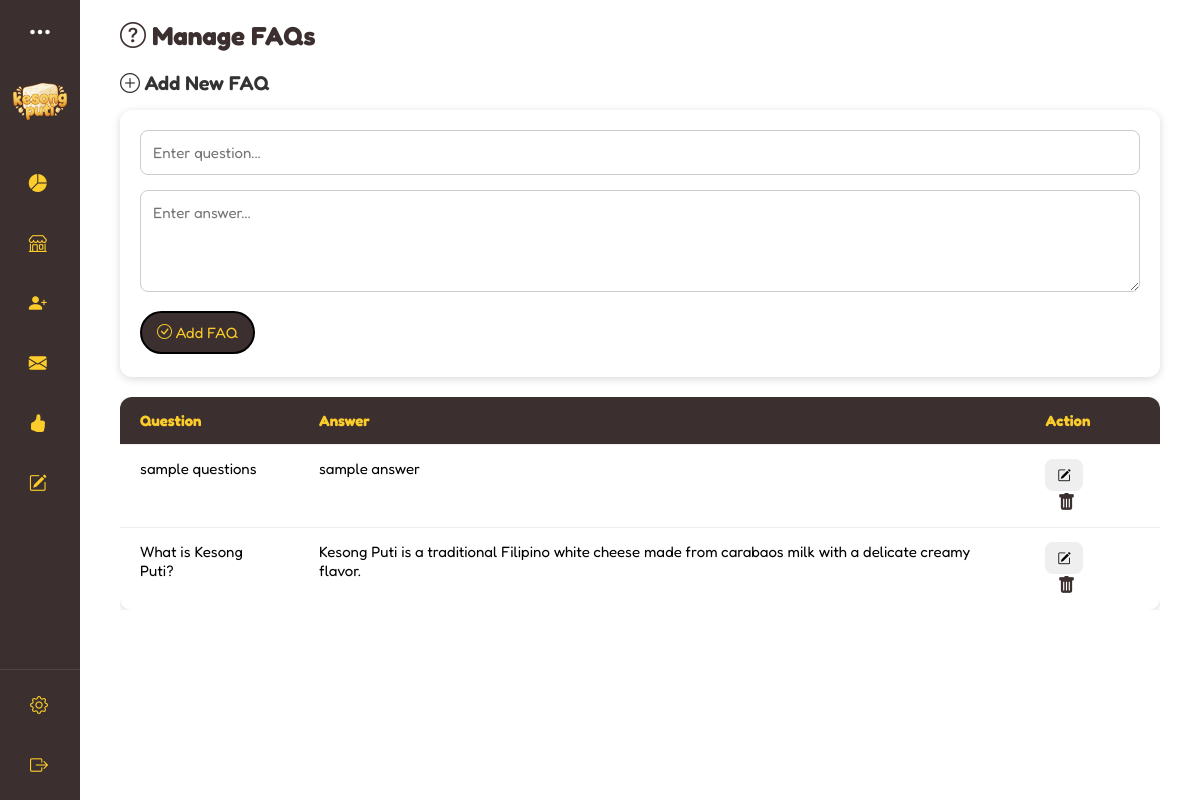
The page /interfaces/superadmin/FAQ.php (signed in) on the database as committed earlier.
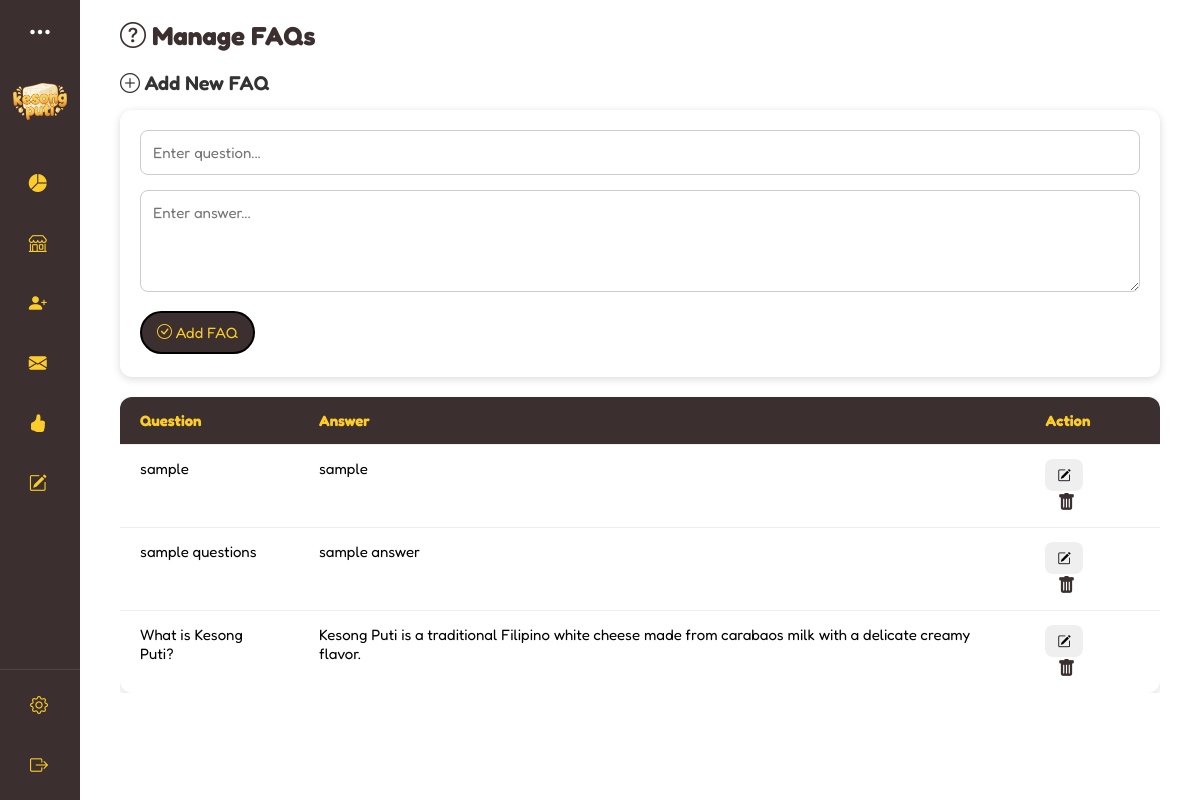
The same page on the database as committed later.
### tables this page shows
CREATE TABLE `faqs` (
  `id` int(11) NOT NULL,
  `question` varchar(255) NOT NULL,
  `answer` text NOT NULL,
  `created_at` timestamp NOT NULL DEFAULT current_timestamp()
);

### interfaces/superadmin/FAQ.php (the view, shortened to what this page needs)
<?php
require '../../connection.php';
include ('../../includes/superadmin-dashboard.php');
$result = $connection->query("SELECT * FROM faqs ORDER BY id DESC");
?>
<!DOCTYPE html>
<html lang="en">
<head>
  <link rel="stylesheet" href="https://cdn.jsdelivr.net/npm/bootstrap-icons/font/bootstrap-icons.css"/>
  <link rel="stylesheet" href="../../css/admin.css"/>
</head>
<body>
<div class="container-fluid my-5" id="faq-content">
    <h1><i class="bi bi-question-circle"></i> Manage FAQs</h1>
    <h2><i class="bi bi-plus-circle"></i> Add New FAQ</h2>
    <form method="POST">
        <input type="text" name="question" placeholder="Enter question..." required>
        <textarea name="answer" rows="4" placeholder="Enter answer..." required></textarea>
            <div class="btn-wrapper">
            <button type="submit" name="add_faq">
                <i class="bi bi-check-circle"></i> Add FAQ
            </button>
            </div>
    </form>
    <div class="faq-table-wrapper">
        <table class="faq-table">
            <thead>
                <tr>
                    <th>Question</th>
                    <th>Answer</th>
                    <th>Action</th>
                </tr>
            </thead>
            <tbody>
                <?php if ($result && $result->num_rows > 0): ?>
                    <?php while($row = $result->fetch_assoc()): ?>
                    <tr>
                        <td><?= htmlspecialchars($row['question']) ?></td>
                        <td><?= nl2br(htmlspecialchars($row['answer'])) ?></td>
                        <td>
                            <button class="update-btn"
                                    data-id="<?= $row['id'] ?>"
                                    data-question="<?= htmlspecialchars($row['question'], ENT_QUOTES) ?>"
                                    data-answer="<?= htmlspecialchars($row['answer'], ENT_QUOTES) ?>">
                                <i class="bi bi-pencil-square"></i>
                            </button>
                            <a href="delete-faq.php?id=<?= $row['id'] ?>"
                            class="delete-btn"
                            data-id="<?= $row['id'] ?>">
                            <i class="bi bi-trash-fill"></i>
                            </a>
                        </td>
                    </tr>
                    <?php endwhile; ?>
                <?php else: ?>
                    <tr>
                        <td colspan="3" class="text-center text-muted">No FAQs added yet.</td>
                    </tr>
                <?php endif; ?>
            </tbody>
        </table>
    </div>
</div>
</body>
</html>

Rows that differ between the two databases and show on the page:
added faqs: question "sample", answer "sample"
